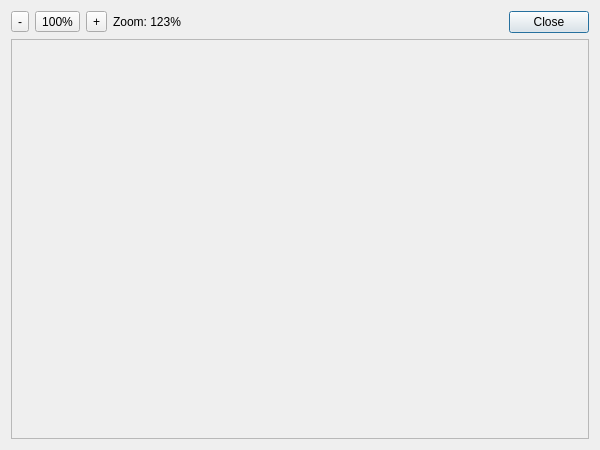
<?xml version="1.0" encoding="UTF-8"?>
<ui version="4.0">
 <class>ExportImagePreview</class>
 <widget class="QDialog" name="ExportImagePreview">
  <property name="geometry">
   <rect>
    <x>0</x>
    <y>0</y>
    <width>600</width>
    <height>450</height>
   </rect>
  </property>
  <property name="windowTitle">
   <string>Export Preview</string>
  </property>
  <layout class="QVBoxLayout" name="verticalLayout" stretch="0,1">
   <item>
    <layout class="QHBoxLayout" name="horizontalLayout">
     <item>
      <widget class="QToolButton" name="buttonZoomOut">
       <property name="text">
        <string notr="true">-</string>
       </property>
      </widget>
     </item>
     <item>
      <widget class="QToolButton" name="buttonZoom100">
       <property name="text">
        <string notr="true">100%</string>
       </property>
      </widget>
     </item>
     <item>
      <widget class="QToolButton" name="buttonZoomIn">
       <property name="text">
        <string notr="true">+</string>
       </property>
      </widget>
     </item>
     <item>
      <widget class="QLabel" name="labelZoom">
       <property name="text">
        <string notr="true">Zoom: 123%</string>
       </property>
      </widget>
     </item>
     <item>
      <spacer name="horizontalSpacer">
       <property name="orientation">
        <enum>Qt::Horizontal</enum>
       </property>
       <property name="sizeHint" stdset="0">
        <size>
         <width>40</width>
         <height>20</height>
        </size>
       </property>
      </spacer>
     </item>
     <item>
      <widget class="QPushButton" name="buttonClose">
       <property name="text">
        <string>Close</string>
       </property>
      </widget>
     </item>
    </layout>
   </item>
   <item>
    <widget class="QScrollArea" name="scroll">
     <property name="widgetResizable">
      <bool>true</bool>
     </property>
     <property name="alignment">
      <set>Qt::AlignCenter</set>
     </property>
     <widget class="QLabel" name="preview">
      <property name="text">
       <string notr="true"/>
      </property>
      <property name="alignment">
       <set>Qt::AlignCenter</set>
      </property>
     </widget>
    </widget>
   </item>
  </layout>
  <action name="actionZoomIn">
   <property name="text">
    <string notr="true">+</string>
   </property>
   <property name="iconText">
    <string notr="true">+</string>
   </property>
   <property name="toolTip">
    <string>Zoom in</string>
   </property>
   <property name="shortcut">
    <string>+</string>
   </property>
  </action>
  <action name="actionZoomOut">
   <property name="text">
    <string notr="true">-</string>
   </property>
   <property name="iconText">
    <string notr="true">-</string>
   </property>
   <property name="toolTip">
    <string>Zoom out</string>
   </property>
   <property name="shortcut">
    <string>-</string>
   </property>
  </action>
  <action name="actionZoom100">
   <property name="text">
    <string notr="true">100%</string>
   </property>
   <property name="iconText">
    <string notr="true">100%</string>
   </property>
   <property name="toolTip">
    <string>Zoom to 100%</string>
   </property>
   <property name="shortcut">
    <string>Ctrl+N</string>
   </property>
  </action>
 </widget>
 <tabstops>
  <tabstop>buttonClose</tabstop>
  <tabstop>buttonZoomIn</tabstop>
  <tabstop>buttonZoom100</tabstop>
  <tabstop>buttonZoomOut</tabstop>
  <tabstop>scroll</tabstop>
 </tabstops>
 <resources/>
 <connections>
  <connection>
   <sender>buttonClose</sender>
   <signal>clicked()</signal>
   <receiver>ExportImagePreview</receiver>
   <slot>accept()</slot>
   <hints>
    <hint type="sourcelabel">
     <x>312</x>
     <y>22</y>
    </hint>
    <hint type="destinationlabel">
     <x>282</x>
     <y>16</y>
    </hint>
   </hints>
  </connection>
  <connection>
   <sender>actionZoomIn</sender>
   <signal>triggered()</signal>
   <receiver>ExportImagePreview</receiver>
   <slot>onZoomIn()</slot>
   <hints>
    <hint type="sourcelabel">
     <x>-1</x>
     <y>-1</y>
    </hint>
    <hint type="destinationlabel">
     <x>199</x>
     <y>149</y>
    </hint>
   </hints>
  </connection>
  <connection>
   <sender>actionZoomOut</sender>
   <signal>triggered()</signal>
   <receiver>ExportImagePreview</receiver>
   <slot>onZoomOut()</slot>
   <hints>
    <hint type="sourcelabel">
     <x>-1</x>
     <y>-1</y>
    </hint>
    <hint type="destinationlabel">
     <x>199</x>
     <y>149</y>
    </hint>
   </hints>
  </connection>
  <connection>
   <sender>actionZoom100</sender>
   <signal>triggered()</signal>
   <receiver>ExportImagePreview</receiver>
   <slot>onZoom100()</slot>
   <hints>
    <hint type="sourcelabel">
     <x>-1</x>
     <y>-1</y>
    </hint>
    <hint type="destinationlabel">
     <x>199</x>
     <y>149</y>
    </hint>
   </hints>
  </connection>
 </connections>
 <slots>
  <slot>onZoomIn()</slot>
  <slot>onZoomOut()</slot>
  <slot>onZoom100()</slot>
 </slots>
</ui>
